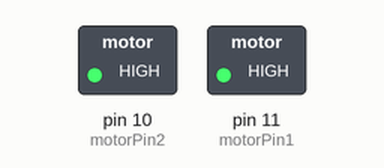
Bench run of a sketch on a simulated Arduino Uno, built with avr-gcc and run on an emulated ATmega328P. Parts: switched loads named in the sketch (green lamp = pin HIGH). What the sketch prints to the serial monitor is not drawn.

Above: at 1.5 s.
At 4.5 s:
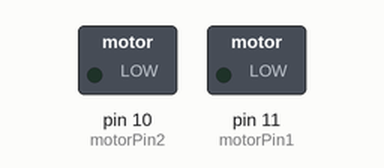
Timing chart, 0 to 7.8 s (numbered marks = the images above):
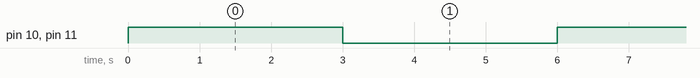

Measured:
- by itself, pin 10 (motorPin2), pin 11 (motorPin1): alternates HIGH for 3.0 s and LOW for 3.0 s

The sketch:

sketch_may18a.ino
```cpp
// Código básico para encender y apagar un motor usando el pin D11
// Compatible con Arduino

const int motorPin1 = 11;
const int motorPin2 = 10;

void setup() {
    pinMode(motorPin1, OUTPUT);
    pinMode(motorPin2, OUTPUT);
    Serial.begin(115200);
}

void loop() {
    Serial.print("prendiendo");
    digitalWrite(motorPin2, HIGH);  // Enciende el motor2
    digitalWrite(motorPin1, HIGH); // Enciende el motor1
    delay(3000);                  // Espera 3 segundos
    Serial.print("apagando");
    digitalWrite(motorPin2, LOW);  // Apaga el motor2
    digitalWrite(motorPin1, LOW);  // Apaga el motor1
    delay(3000);                  // Espera 3 segundos
}
```
